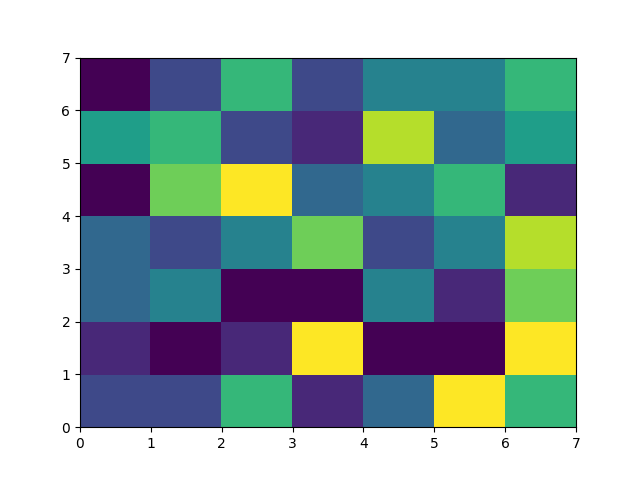

Python code for this plot:
import matplotlib.pyplot as plt
import numpy as np
np.random.seed(123)
vals = np.random.randint(10, size=(7, 7))
plt.pcolor(vals)

plt.show()
